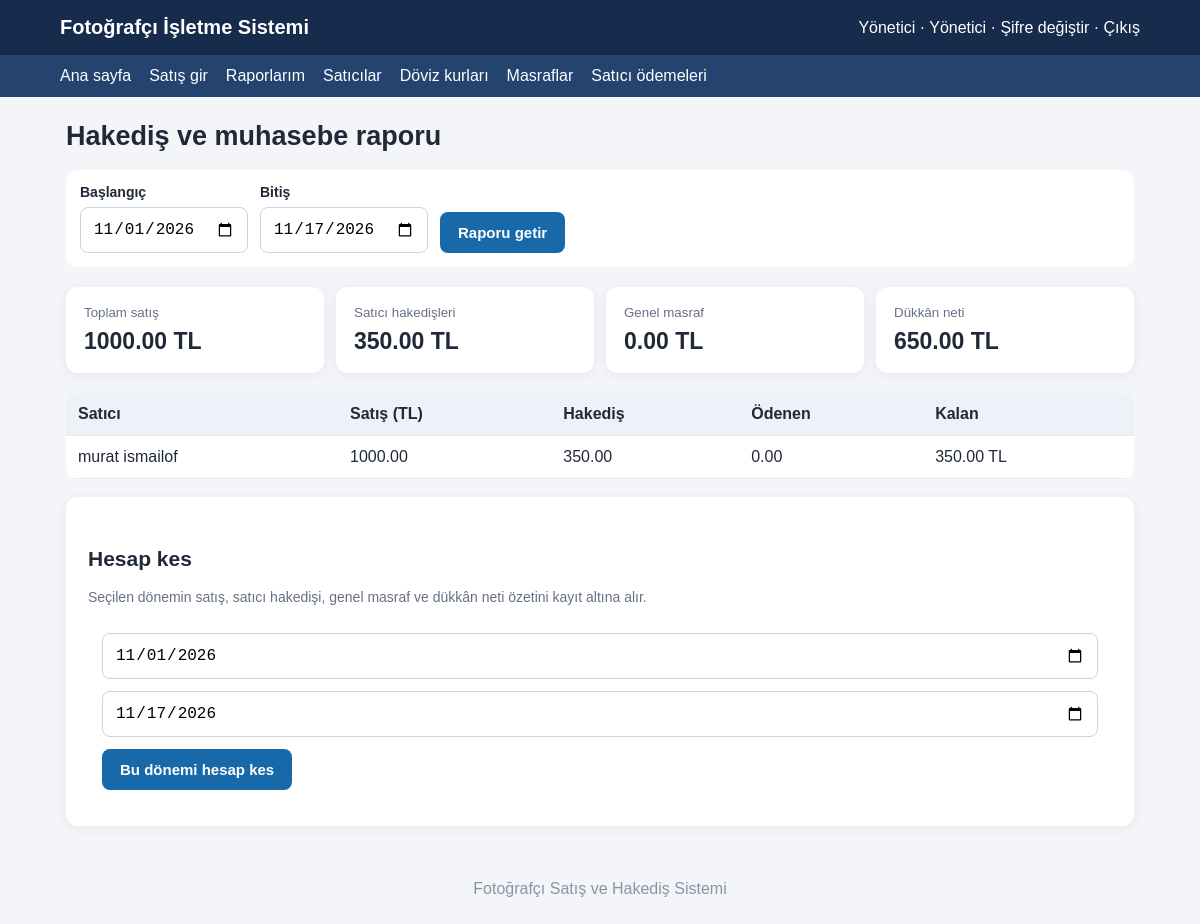
The app's page /reports (signed in) with its own data.
### tables this page shows
CREATE TABLE users(
          id INTEGER PRIMARY KEY AUTOINCREMENT, username TEXT UNIQUE NOT NULL,
          password TEXT NOT NULL, full_name TEXT NOT NULL, role TEXT NOT NULL DEFAULT 'seller',
          commission REAL NOT NULL DEFAULT 0, active INTEGER NOT NULL DEFAULT 1);

### app.py (the view, shortened to what this page needs)
@app.route("/reports")
@login_required
def reports():
    start=request.args.get("start",date.today().replace(day=1).isoformat()); end=request.args.get("end",date.today().isoformat())
    with db() as c:
        if session["role"]=="admin":
            rows=c.execute("""SELECT u.id,u.full_name,COALESCE(SUM(s.total_tl),0) sales,
            COALESCE(SUM(s.commission_tl),0) earned,
            COALESCE((SELECT SUM(p.amount) FROM payments p WHERE p.seller_id=u.id AND p.payment_date BETWEEN ? AND ?),0) paid
            FROM users u LEFT JOIN sales s ON s.seller_id=u.id AND s.sale_date BETWEEN ? AND ?
            WHERE u.role='seller' GROUP BY u.id ORDER BY u.full_name""",(start,end,start,end)).fetchall()
            totals=c.execute("SELECT COALESCE(SUM(total_tl),0) sales,COALESCE(SUM(commission_tl),0) commissions FROM sales WHERE sale_date BETWEEN ? AND ?",(start,end)).fetchone()
            exp=c.execute("SELECT COALESCE(SUM(total_tl),0) n FROM expenses WHERE expense_date BETWEEN ? AND ?",(start,end)).fetchone()["n"]
    return render_template("reports.html", rows=rows, totals=totals, expenses=exp, start=start,end=end)

### app.py (called while the page is built)
def db():
    c = sqlite3.connect(DB_PATH)
    c.row_factory = sqlite3.Row
    return c

def login_required(f):
    @wraps(f)
    def wrapped(*args, **kwargs):
        if not session.get("user_id"):
            return redirect(url_for("login"))
        return f(*args, **kwargs)
    return wrapped

def current_user():
    with db() as c:
        return c.execute("SELECT * FROM users WHERE id=?", (session["user_id"],)).fetchone()

@app.context_processor
def inject_user():
    return {"me": current_user() if session.get("user_id") else None}

### templates/reports.html
{% extends "base.html" %}{% block content %}<h1>Hakediş ve muhasebe raporu</h1><form class="filters" method="get"><label>Başlangıç<input type="date" name="start" value="{{start}}"></label><label>Bitiş<input type="date" name="end" value="{{end}}"></label><button>Raporu getir</button></form><div class="cards"><div class="card"><small>Toplam satış</small><strong>{{"%.2f"|format(totals.sales)}} TL</strong></div><div class="card"><small>Satıcı hakedişleri</small><strong>{{"%.2f"|format(totals.commissions)}} TL</strong></div>{% if me['role']=='admin' %}<div class="card"><small>Genel masraf</small><strong>{{"%.2f"|format(expenses)}} TL</strong></div><div class="card"><small>Dükkân neti</small><strong>{{"%.2f"|format(totals.sales-totals.commissions-expenses)}} TL</strong></div>{% endif %}</div><div class="tablewrap"><table><tr><th>Satıcı</th><th>Satış (TL)</th><th>Hakediş</th><th>Ödenen</th><th>Kalan</th></tr>{% for r in rows %}<tr><td>{{r.full_name}}</td><td>{{"%.2f"|format(r.sales)}}</td><td>{{"%.2f"|format(r.earned)}}</td><td>{{"%.2f"|format(r.paid)}}</td><td>{{"%.2f"|format(r.earned-r.paid)}} TL</td></tr>{% endfor %}</table></div>{% if me['role']=='admin' %}<section class="panel"><h2>Hesap kes</h2><p class="muted">Seçilen dönemin satış, satıcı hakedişi, genel masraf ve dükkân neti özetini kayıt altına alır.</p><form method="post" action="{{url_for('close_period')}}" class="filters"><input type="date" name="start" value="{{start}}" required><input type="date" name="end" value="{{end}}" required><button>Bu dönemi hesap kes</button></form></section>{% endif %}{% endblock %}

### templates/base.html
<!doctype html><html lang="tr"><head><meta charset="utf-8"><meta name="viewport" content="width=device-width, initial-scale=1">
<title>Fotoğrafçı İşletme Sistemi</title><link rel="stylesheet" href="{{ url_for('static', filename='style.css') }}"></head>
<body><header><div class="brand">Fotoğrafçı İşletme Sistemi</div>
{% if me %}<div class="user">{{ me['full_name'] }} · {{ 'Yönetici' if me['role']=='admin' else 'Satıcı' }} · <a href="{{ url_for('change_password') }}">Şifre değiştir</a> · <a href="{{ url_for('logout') }}">Çıkış</a></div>{% endif %}</header>
{% if me %}<nav><a href="{{ url_for('dashboard') }}">Ana sayfa</a><a href="{{ url_for('sale') }}">Satış gir</a><a href="{{ url_for('reports') }}">Raporlarım</a>
{% if me['role']=='admin' %}<a href="{{ url_for('sellers') }}">Satıcılar</a><a href="{{ url_for('rates') }}">Döviz kurları</a><a href="{{ url_for('expenses') }}">Masraflar</a><a href="{{ url_for('payments') }}">Satıcı ödemeleri</a>{% endif %}</nav>{% endif %}
<main>{% with messages=get_flashed_messages() %}{% if messages %}{% for m in messages %}<div class="flash">{{m}}</div>{% endfor %}{% endif %}{% endwith %}{% block content %}{% endblock %}</main>
<footer>Fotoğrafçı Satış ve Hakediş Sistemi</footer></body></html>

### static/style.css (style rules this page uses)
* { box-sizing:border-box }
body { margin:0;background:#f3f5f8;color:#202938;font-family:Arial,sans-serif;font-size:16px }
header { background:#172b4d;color:white;padding:16px 5%;display:flex;justify-content:space-between;gap:12px;align-items:center;flex-wrap:wrap }
.brand { font-weight:700;font-size:20px }
.user a,nav a { color:white;text-decoration:none }
nav { background:#24436f;padding:12px 5%;display:flex;gap:18px;flex-wrap:wrap }
main { max-width:1100px;margin:24px auto;padding:0 16px }
h1 { font-size:27px }
h2 { font-size:21px;margin-top:28px }
.panel { background:white;border-radius:12px;padding:22px;margin:18px 0;box-shadow:0 2px 12px #152b4810 }
.formgrid label,form label { display:flex;flex-direction:column;gap:7px;font-weight:600;font-size:14px }
input,select { width:100%;padding:12px;border:1px solid #cbd3df;border-radius:8px;font-size:16px;background:white }
button { background:#1769aa;color:white;border:0;padding:12px 18px;border-radius:8px;font-weight:700;font-size:15px;cursor:pointer }
.cards { display:grid;grid-template-columns:repeat(auto-fit,minmax(170px,1fr));gap:12px;margin:20px 0 }
.card { background:white;border-radius:12px;padding:18px;box-shadow:0 2px 12px #152b4810 }
.card small { display:block;color:#667085;margin-bottom:8px }
.card strong { font-size:23px }
.tablewrap { overflow-x:auto;background:white;border-radius:10px }
table { border-collapse:collapse;width:100%;min-width:620px }
th,td { text-align:left;padding:12px;border-bottom:1px solid #e7ebf0 }
th { background:#edf2f8 }
.filters,.inlineform { display:flex;align-items:end;gap:12px;flex-wrap:wrap;background:white;padding:14px;border-radius:10px }
.filters label { min-width:160px }
.muted { color:#667085;font-size:14px }
footer { text-align:center;color:#8a94a6;padding:30px }

### records on screen
users: full_name "Yönetici", role "Yönetici"
users: full_name "murat ismailof", sales "1000.00", earned "350.00", paid "0.00"

### other values on screen
{{ "%.2f"|format(totals.sales) }} "1000.00"
{{ "%.2f"|format(totals.commissions) }} "350.00"
{{ "%.2f"|format(expenses) }} "0.00"
{{ "%.2f"|format(totals.sales-totals.commissions-expenses) }} "650.00"
